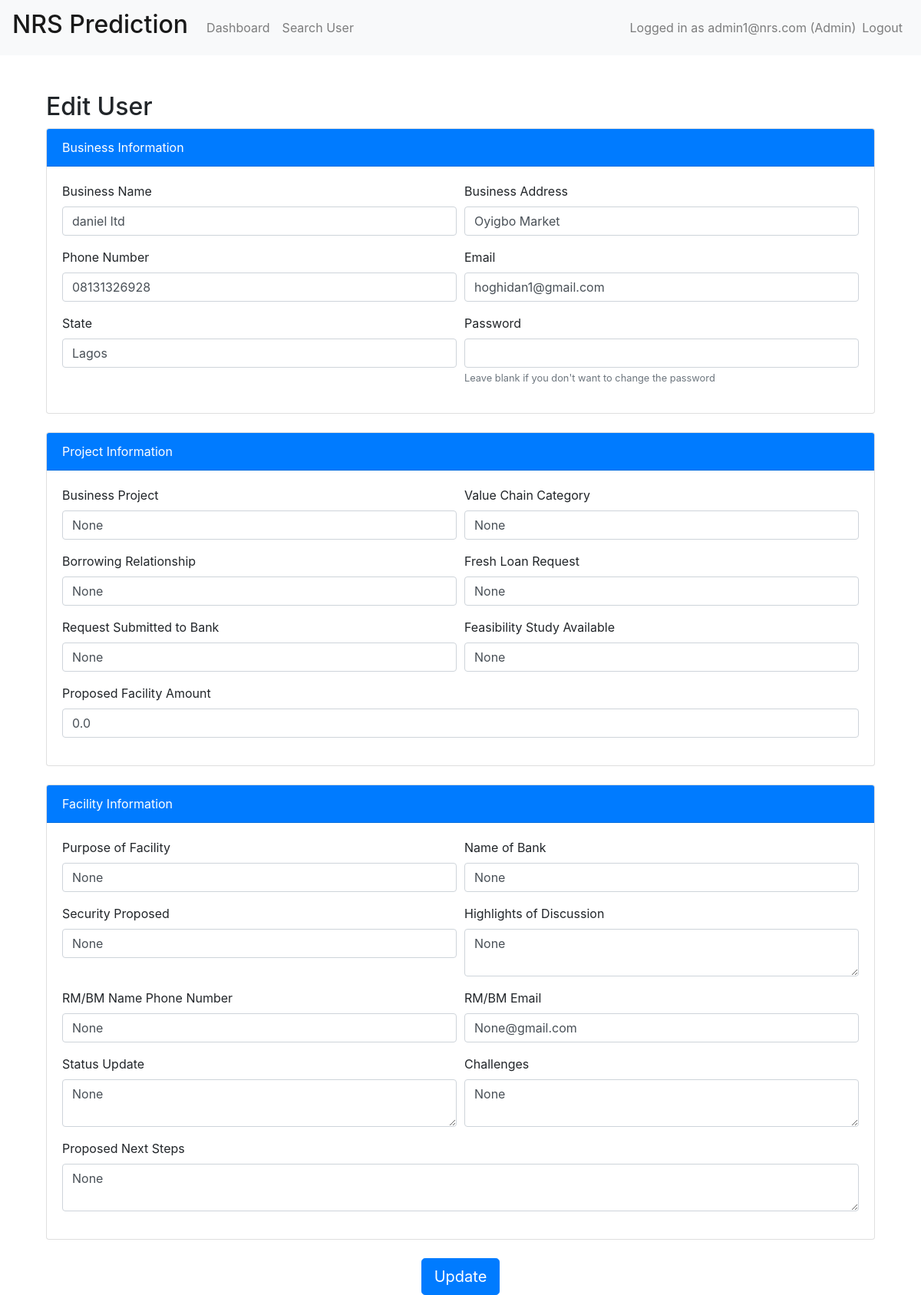
The page /edit_user/1 (signed in) on the database as committed earlier.
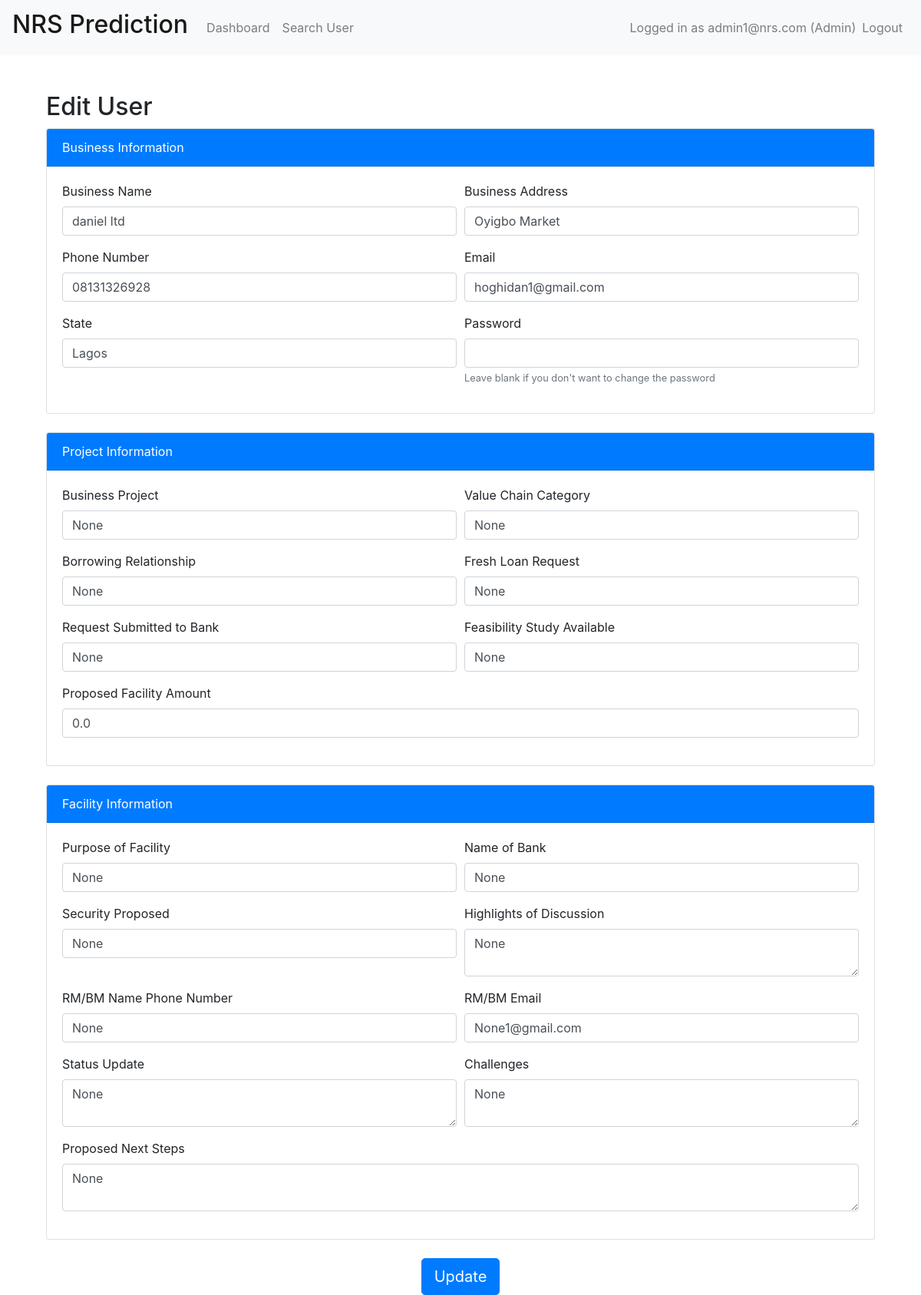
The same page on the database as committed later.
### app.py (models this page shows)
class User(UserMixin, db.Model):
    id = db.Column(db.Integer, primary_key=True)
    business_name = db.Column(db.String(150), nullable=False)
    business_address = db.Column(db.String(150), nullable=False)
    phone_number = db.Column(db.String(15), nullable=False)
    email = db.Column(db.String(100), unique=True, nullable=False)
    state = db.Column(db.String(50), nullable=False)
    password = db.Column(db.String(200), nullable=False)
    prediction_id = db.Column(db.String(36), unique=True, nullable=True)
    is_admin = db.Column(db.Boolean, default=False)
    business_project = db.Column(db.String(150), nullable=True)
    value_chain_cat = db.Column(db.String(150), nullable=True)
    borrowing_relationship = db.Column(db.String(10), nullable=True)
    fresh_loan_request = db.Column(db.String(15), nullable=True)
    request_submitted_to_bank = db.Column(db.String(10), nullable=True)
    feasibility_study_available = db.Column(db.String(10), nullable=True)
    proposed_facility_amount = db.Column(db.Float(20), nullable=True)
    PURPOSE_OF_FACILITY = db.Column(db.String(100), nullable=True)
    NAME_OF_BANK = db.Column(db.String(100), nullable=True)
    SECURITY_PROPOSED = db.Column(db.String(100), nullable=True)
    HIGHLIGHTS_OF_DISCUSSION = db.Column(db.Text)
    RM_BM_NAME_PHONE_NUMBER = db.Column(db.String(100), nullable=True)
    RM_BM_EMAIL = db.Column(db.String(100), nullable=True)
    STATUS_UPDATE = db.Column(db.Text)
    CHALLENGES = db.Column(db.Text)
    PROPOSED_NEXT_STEPS = db.Column(db.Text)

### app.py (the view, shortened to what this page needs)
@app.route('/edit_user/<int:user_id>', methods=['GET', 'POST'])
@admin_required
def edit_user(user_id):
    user = User.query.get_or_404(user_id)
    if not session['is_admin']:
        abort(403)  # Forbidden
    return render_template('edit_user.html', user=user)

### app.py (called while the page is built)
@app.before_request
def before_request():
    session.permanent = True
    app.permanent_session_lifetime = timedelta(minutes=10)
    session.modified = True
    session['last_activity'] = time.time()

def admin_required(f):
    @wraps(f)
    def decorated_function(*args, **kwargs):
        if 'user_id' not in session or not session.get('is_admin'):
            flash('You do not have permission to access this page.', 'danger')
            return redirect(url_for('login'))
        return f(*args, **kwargs)
    return decorated_function

### templates/edit_user.html (shortened to what the changed rows need)
{% extends "base.html" %}
{% block content %}
<div class="container mt-5">
    <h2>Edit User</h2>
    <form method="POST">
        <div class="card mb-4">
            <div class="card-body">
                <div class="form-row">
                    <div class="form-group col-md-6">
                        <label for="business_name">Business Name</label>
                        <input type="text" class="form-control" id="business_name" name="business_name" value="{{ user.business_name }}">
                    </div>
                    <div class="form-group col-md-6">
                        <label for="business_address">Business Address</label>
                        <input type="text" class="form-control" id="business_address" name="business_address" value="{{ user.business_address }}">
                    </div>
                </div>
                <div class="form-row">
                    <div class="form-group col-md-6">
                        <label for="phone_number">Phone Number</label>
                        <input type="text" class="form-control" id="phone_number" name="phone_number" value="{{ user.phone_number }}">
                    </div>
                    <div class="form-group col-md-6">
                        <label for="email">Email</label>
                        <input type="email" class="form-control" id="email" name="email" value="{{ user.email }}">
                    </div>
                </div>
                <div class="form-row">
                    <div class="form-group col-md-6">
                        <label for="state">State</label>
                        <input type="text" class="form-control" id="state" name="state" value="{{ user.state }}">
                    </div>
                </div>
            </div>
        </div>
        <div class="card mb-4">
            <div class="card-body">
                <div class="form-row">
                    <div class="form-group col-md-6">
                        <label for="business_project">Business Project</label>
                        <input type="text" class="form-control" id="business_project" name="business_project" value="{{ user.business_project }}">
                    </div>
                    <div class="form-group col-md-6">
                        <label for="value_chain_cat">Value Chain Category</label>
                        <input type="text" class="form-control" id="value_chain_cat" name="value_chain_cat" value="{{ user.value_chain_cat }}">
                    </div>
                </div>
                <div class="form-row">
                    <div class="form-group col-md-6">
                        <label for="borrowing_relationship">Borrowing Relationship</label>
                        <input type="text" class="form-control" id="borrowing_relationship" name="borrowing_relationship" value="{{ user.borrowing_relationship }}">
                    </div>
                    <div class="form-group col-md-6">
                        <label for="fresh_loan_request">Fresh Loan Request</label>
                        <input type="text" class="form-control" id="fresh_loan_request" name="fresh_loan_request" value="{{ user.fresh_loan_request }}">
                    </div>
                </div>
                <div class="form-row">
                    <div class="form-group col-md-6">
                        <label for="request_submitted_to_bank">Request Submitted to Bank</label>
                        <input type="text" class="form-control" id="request_submitted_to_bank" name="request_submitted_to_bank" value="{{ user.request_submitted_to_bank }}">
                    </div>
                    <div class="form-group col-md-6">
                        <label for="feasibility_study_available">Feasibility Study Available</label>
                        <input type="text" class="form-control" id="feasibility_study_available" name="feasibility_study_available" value="{{ user.feasibility_study_available }}">
                    </div>
                </div>
                <div class="form-group">
                    <label for="proposed_facility_amount">Proposed Facility Amount</label>
                    <input type="number" class="form-control" id="proposed_facility_amount" name="proposed_facility_amount" value="{{ user.proposed_facility_amount }}">
                </div>
            </div>
        </div>
         <div class="card mb-4">
            <div class="card-body">
                <div class="form-row">
                    <div class="form-group col-md-6">
                        <label for="purpose_of_facility">Purpose of Facility</label>
                        <input type="text" class="form-control" id="purpose_of_facility" name="purpose_of_facility" value="{{ user.PURPOSE_OF_FACILITY }}">
                    </div>
                    <div class="form-group col-md-6">
                        <label for="name_of_bank">Name of Bank</label>
                        <input type="text" class="form-control" id="name_of_bank" name="name_of_bank" value="{{ user.NAME_OF_BANK }}">
                    </div>
                </div>
                <div class="form-row">
                    <div class="form-group col-md-6">
                        <label for="security_proposed">Security Proposed</label>
                        <input type="text" class="form-control" id="security_proposed" name="security_proposed" value="{{ user.SECURITY_PROPOSED }}">
                    </div>
                    <div class="form-group col-md-6">
                        <label for="highlights_of_discussion">Highlights of Discussion</label>
                        <textarea class="form-control" id="highlights_of_discussion" name="highlights_of_discussion">{{ user.HIGHLIGHTS_OF_DISCUSSION }}</textarea>
                    </div>
                </div>
                <div class="form-row">
                    <div class="form-group col-md-6">
                        <label for="rm_bm_name_phone_number">RM/BM Name Phone Number</label>
                        <input type="text" class="form-control" id="rm_bm_name_phone_number" name="rm_bm_name_phone_number" value="{{ user.RM_BM_NAME_PHONE_NUMBER }}">
                    </div>
                    <div class="form-group col-md-6">
                        <label for="rm_bm_email">RM/BM Email</label>
                        <input type="email" class="form-control" id="rm_bm_email" name="rm_bm_email" value="{{ user.RM_BM_EMAIL }}">
                    </div>
                </div>
                <div class="form-row">
                    <div class="form-group col-md-6">
                        <label for="status_update">Status Update</label>
                        <textarea class="form-control" id="status_update" name="status_update">{{ user.STATUS_UPDATE }}</textarea>
                    </div>
                    <div class="form-group col-md-6">
                        <label for="challenges">Challenges</label>
                        <textarea class="form-control" id="challenges" name="challenges">{{ user.CHALLENGES }}</textarea>
                    </div>
                </div>
                <div class="form-group">
                    <label for="proposed_next_steps">Proposed Next Steps</label>
                    <textarea class="form-control" id="proposed_next_steps" name="proposed_next_steps">{{ user.PROPOSED_NEXT_STEPS }}</textarea>
                </div>
            </div>
        </div>
    </form>
</div>
{% endblock %}

Rows that differ between the two databases and show on the page:
changed User "daniel ltd": rm_bm_email "None@gmail.com" → "None1@gmail.com"
